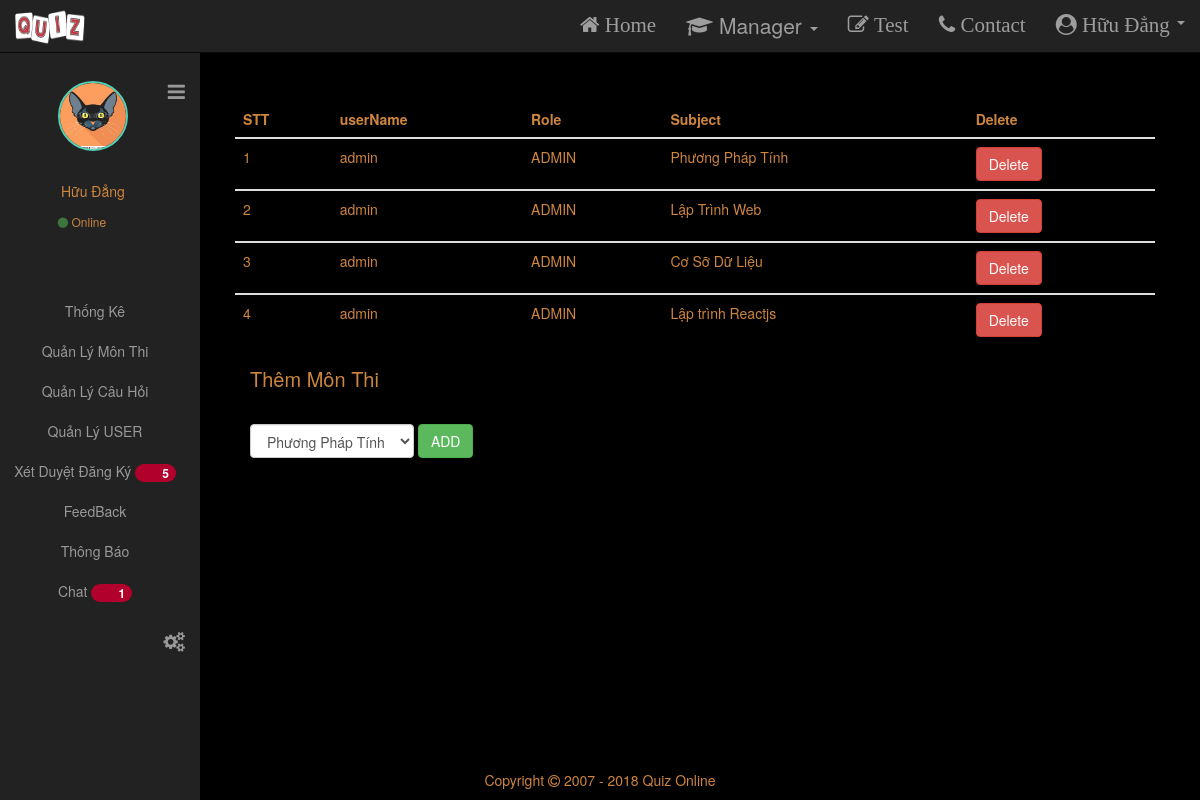
/subject.php?id_member=1 (signed in), run on the app's committed database.
### tables this page shows
CREATE TABLE `member` (
  `id_member` int(11) NOT NULL,
  `username` varchar(65) NOT NULL,
  `password` varchar(65) NOT NULL,
  `role` varchar(50) NOT NULL,
  `name` varchar(100) NOT NULL,
  `email` varchar(100) NOT NULL
);

CREATE TABLE `profile` (
  `id_profile` int(11) NOT NULL,
  `image` varchar(100) NOT NULL,
  `description` varchar(250) NOT NULL,
  `id_member` int(11) NOT NULL
);

CREATE TABLE `subject` (
  `id_subject` int(11) NOT NULL,
  `subject_name` varchar(100) NOT NULL,
  `description` varchar(250) NOT NULL
);

### Config/db.php (called while the page is built, shortened)
<?php
$subject ="subject";
$profile = "profile";
?>

### subject.php (the view, shortened to what this page needs)
<?php
require_once('Config/db.php');
if (!isset($_SESSION['username'])) {
    header('Location: login.php');
}else {
        ?>
    <!DOCTYPE html>
    <html lang="en">
    <head>
        <link  type="text/css" href="style.css" rel="stylesheet">
		<link rel="stylesheet" href="http://maxcdn.bootstrapcdn.com/font-awesome/4.4.0/css/font-awesome.min.css">
		<link rel="stylesheet" href="https://maxcdn.bootstrapcdn.com/bootstrap/3.3.7/css/bootstrap.min.css">
    </head>
<body>
    <?php require_once('NavBar.php');?>
<div class="row content col-sm-12">
<?php require_once('sideNavDemo.php'); ?>
<div class="col-sm-12" >
	<br/><br/><br/>
<div class="table-responsive">
  <table class="table text">
    <thead>
      <tr>
        <th>STT</th>
        <th>userName</th>
        <th>Role</th>
        <th>Subject</th>
		<th>Delete</th>
      </tr>
    </thead>
		<?php
		$count = 0;
		$id_member = $_GET['id_member'];
		$s =mysqli_query($conn,"SELECT id_subject FROM member_subject where id_member = $id_member");
		while($row1 = mysqli_fetch_array($s)){
			$id_subject = $row1['id_subject'];
		$sql2=mysqli_query($conn,"SELECT * FROM member, subject where id_member = $id_member and id_subject = $id_subject ");
		while ($result = mysqli_fetch_array($sql2)) {
            $count += 1;
    ?>
    <tbody>
      <tr>
        <td><?= $count ?></td>
        <td><?= $result['username'] ?></td>
        <td><?= $result['role'] ?></td>
        <td><?= $result['subject_name'] ?></td>
				<td><a onclick="return confirm('Are you sure want to delete this user?')" href="Delete_member_subject.php?id_member=<?=$result['id_member']?> <?=$result['id_subject']?> " class="btn btn-danger">Delete</td>
      </tr>
    </tbody>
    <?php
			}
        }
	?>
  </table>
  </div>
				<form action="Add_member_subject.php" method="post" class="form-inline  col-md-6">
					<p class="text" style="font-size: 20px">Thêm Môn Thi</p> <br>
					<?php
									$sql2=mysqli_query($conn,"select *from $subject");
								?>
								<select  class="form-control" id="id_subject" name="id_subject">
								<?php
									while ($result = mysqli_fetch_array($sql2)) {
								?>
									<option  value="<?=$result['id_subject'] ?>"><?=$result['subject_name'] ?></option>
								<?php
								}
								?>
								</select>
					<button type="submit" name="add" class=" form-inline btn btn-success">ADD</button>
				</form>
			</div>
	</div>
        <?php
    }
?>
	<br/><br/><br/><br/>
    <footer style="position:fixed;bottom:0px;width:100%;text-align:center;" id="whatever" class="container-fluid text-center text">
		<p>Copyright <i class="fa fa-copyright"></i> 2007 - 2018 Quiz Online</p>
	</footer>
</body>
</html>

### NavBar.php (shortened to what this page needs)
<?php
require_once('Config/db.php');
?>
<!DOCTYPE html>
<html>
<head>
		<link  type="text/css" href="./style.css" rel="stylesheet">
    <link rel="stylesheet" href="http://maxcdn.bootstrapcdn.com/font-awesome/4.7.0/css/font-awesome.min.css">
	<link rel="stylesheet" href="https://maxcdn.bootstrapcdn.com/bootstrap/3.3.7/css/bootstrap.min.css">
</head>
<body>
<nav class="navbar navbar-inverse navbar-fixed-top" style="width:100%" >
	  <div class="container-fluid">
		<div class="navbar-header">
		  <span class="navbar-brand">
				<img src="./images/quiz3.png" style ="width:70px;height:51px;margin-top:-13px "/>
		  </span>
		</div>
		<div class = "collapse navbar-collapse" id="myNavbar">
		<ul class="nav navbar-nav navbar-right " >
		  <li><a class="fa fa-home" href="index.php"> Home</a></li>
		  <li class="dropdown">
			<a class="dropdown-toggle" data-toggle="dropdown" href="#">
			<span ><i class="fa fa-graduation-cap "></i></span>
			Manager
			<span class="caret"></span></a>
		  </li>
		  <li><a class="fa fa-pencil-square-o" href="library.php"> Test</a></li>
		  <li><a class="fa fa-phone" href="Contact.php"> Contact</a></li>
		<?php
			if($_SESSION['username']){
				$id_member = $_SESSION['id_member'];
				$role =mysqli_query($conn,"select role,name from member where id_member = '$id_member' ");
				$row = $role->fetch_assoc();
				if($row['role'] == 'ADMIN') {
			?>
			<li class="dropdown">
					<a class="dropdown-toggle fa fa-user-circle" data-toggle="dropdown" href="#">	<?php echo $row['name'] ?>
					<span class="caret"></span></a>
		  </li>
				<?php
			}
		}
		?>
		</ul>
	  </div>
		</div>
	</nav>
</body>
</html>

### sideNavDemo.php (shortened to what this page needs)
<!DOCTYPE html>
<html>
<head>
			<link rel="stylesheet" href="http://maxcdn.bootstrapcdn.com/font-awesome/4.4.0/css/font-awesome.min.css">
			<link rel="stylesheet" href="https://maxcdn.bootstrapcdn.com/bootstrap/3.3.7/css/bootstrap.min.css">
</head>
<body>
<?php require_once('NavBar.php');?>
<div class="container">
	<div class="row">
		 <div id="wrapper">
        <div id="sidebar-wrapper">
    <ul class="sidebar-nav" style="margin-left:0;">
            <li class="sidebar-brand">
                <a href="#menu-toggle"  id="menu-toggle" style="margin-top:20px;float:right;" >
                <i class="fa fa-bars " style="font-size:20px !Important;" aria-hidden="true" aria-hidden="true"></i>
            </li>
    <ul class="profile-header-container ">
    	<span class="profile-header-img">
            <?php
                if(isset($_SESSION['id_member'])){
                $id_member =  $_SESSION['id_member'];
                    $sql = mysqli_query($conn,"select *from $profile WHERE  id_member = '$id_member'");
                    while ($result = mysqli_fetch_array($sql)) {
                        ?>
                             <img class="img-circle" src="images/<?= $result['image'] ?>" />
                        <?php
                    }
                }
            ?>
        </span>
        <span class="profile-header-text">
             <?php
              if(isset($_SESSION['id_member'])){
                $id_member =  $_SESSION['id_member'];
                    $sql1 = mysqli_query($conn,"select *from member WHERE  id_member = '$id_member'");
                    while ($result1 = mysqli_fetch_array($sql1)) {
                        ?>
                            <p> <?= $result1['name'] ?></p>
                        <?php
                    }
                }
            ?>
          <span style="font-size:12px"><i style="font-size:12px" class="fa fa-circle text-success"></i> Online</span>
        </span>
    </ul>
    <?php
             $sql2 = mysqli_query($conn,"select count(*) as tmp from exam_registration");
             $count = mysqli_fetch_array($sql2);
             $sql3 = mysqli_query($conn,"select  count(status) as tmp from chat where status = 1");
             $count_chat = mysqli_fetch_array($sql3);
    ?>
    <br/><br/><br/>
        <li><a class="menu" href="admin.php">Thống Kê</a></li>
        <li><a class="menu" href="subjectAdmin.php">Quản Lý Môn Thi</a></li>
        <li><a class="menu" href="addQues.php">Quản Lý Câu Hỏi</a></li>
        <li><a class="menu" href="list_member.php">Quản Lý USER</a></li>
        <li><a class="menu" href="Approved.php">Xét Duyệt Đăng Ký <span style = "background-color:#b1002c;" class="badge"><?=$count['tmp'] ?></span></a></li>
        <li><a class="menu" href="feedback.php">FeedBack</a></li>
        <li><a class="menu" href="news.php">Thông Báo</a></li>
        <li><a class="menu" href="ChatAdmin.php">Chat <span style = "background-color:#b1002c;" class=" <?php
        if($count_chat['tmp'] == 0){
            echo 'aaaaa';
        }else {
            echo 'badge';
        }
        ?>
         ">
        <?php if($count_chat['tmp'] == 0){
            echo null;
        }else{
            echo $count_chat['tmp'] ;
        }
        ?>
        </span></a></li>
        <li class="sidebar-brand">
            <a href="#" data-toggle="modal" data-target="#myTheme" style="margin-bottom:10px;float:right;" >
            <i class="fa fa-cogs " style="font-size:20px !Important;" aria-hidden="true" aria-hidden="true"></i>
        </li>
    </ul>
</div>
</body>
</html>

### style.css (style rules this page uses)
nav { font-size:21px; text-align:center; width:100%; }
.container img { margin-top: -45px; margin-bottom: 30px; height: 100px; }
.changeTheme { background-color: rgba(0, 0, 0, 1); }
.changeTheme .text { color: peru; }

### sideNavDemo.php (style rules this page uses)
body { overflow-x: hidden; }
#wrapper { padding-left: 0; -webkit-transition: all 0.6s ease; -moz-transition: all 0.6s ease; -o-transition: all 0.6s ease; transition: all 0.7s ease; }
#sidebar-wrapper { z-index: 1000; position: fixed; left: 250px; width: 0; height: 100%; margin-left: -250px; overflow-y: auto; background-color: #222222 !Important; -webkit-transition: all 0.5s ease; -moz-transition: all 0.5s ease; -o-transition: all 0.5s ease; transition: all 0.5s ease; }
.sidebar-nav { position: absolute; top: 0; right:15px; width: 200px; margin: 0; padding: 0; list-style: none; }
.sidebar-nav li { text-indent: 20px; line-height: 40px; }
.sidebar-nav li a { display: block; text-decoration: none; color: #999999; }
.sidebar-nav > .sidebar-brand { height: 65px; font-size: 18px; line-height: 60px; }
.sidebar-nav > .sidebar-brand a { color: #999999; }
@media (min-width:768px) { #wrapper { padding-left: 220px; } }
@media (min-width:768px) { #sidebar-wrapper { width: 200px; } }
.profile-header-img > img.img-circle { width: 70px; height: 70px; border: 2px solid #51D2B7; }
.profile-header-text { color:peru; text-align:center; text-decoration: none; }
.menu { text-align:center; }

### data on the page
member: name "Hữu Đẳng", username "admin", role "ADMIN", subject.subject_name "Phương Pháp Tính", subject.subject_name "Lập Trình Web", subject.subject_name "Cơ Sỡ Dữ Liệu", subject.subject_name "Lập trình Reactjs"
profile: image (picture)

### other printed values
$count['tmp'] "5"
$count_chat['tmp'] "1"
form field id_subject "Phương Pháp Tính"
